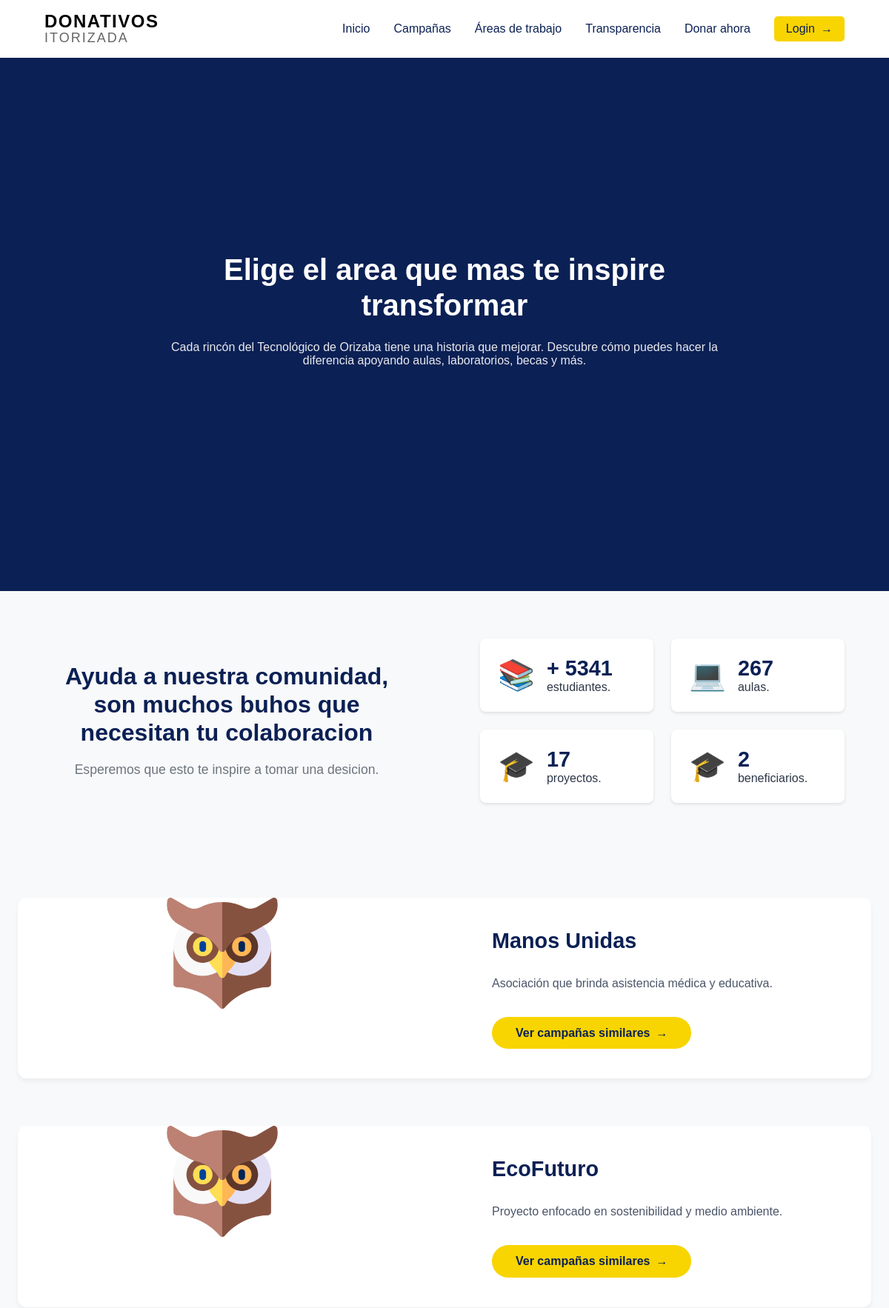
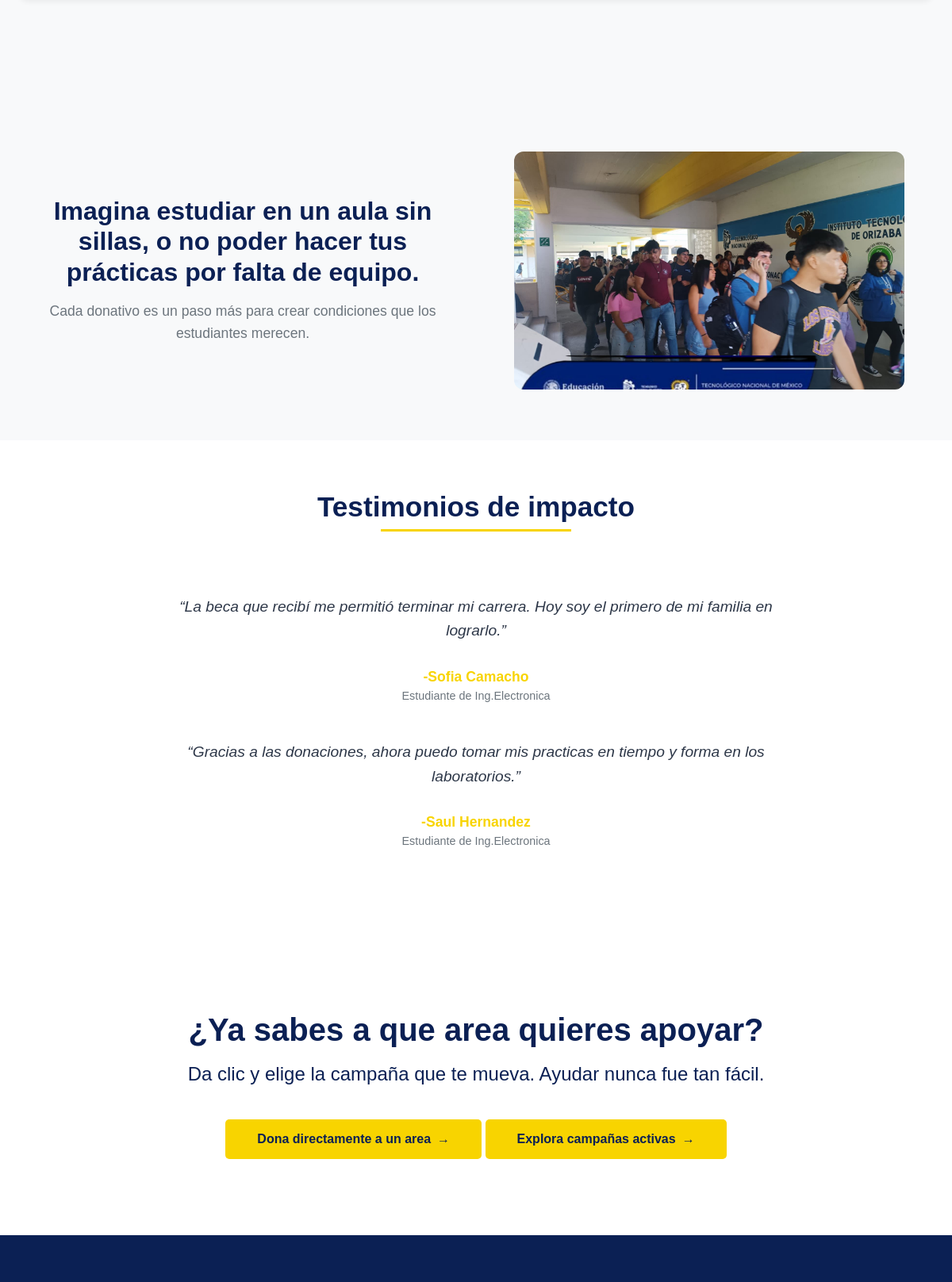
Page /view/areasapoyo.php (upper part) on the committed database (2 pictures, top to bottom).
### tables this page shows
CREATE TABLE Beneficiario(
nIdBeneficiario SMALLINT NOT NULL AUTO_INCREMENT,
sName VARCHAR (50) NOT NULL,
sDescription VARCHAR (250) NOT NULL,
nIdProyecto SMALLINT NOT NULL,
FOREIGN KEY (nIdProyecto) REFERENCES Proyecto(nIdProyecto),
PRIMARY KEY (nIdBeneficiario)
);

### model/Proyecto.php (called while the page is built, shortened)
<?php
include_once("AccesoDatos.php");
class Proyecto{
    public function readAll(){
        $oAccesoDatos = new AccesoDatos();
        $arrProyectos = [];
        $nCount = 0;
        if ($oAccesoDatos->conectar()) {
            $sQuery = "SELECT p.nIdProyecto, p.sTitle, p.sDescription, p.aPhoto, p.nIdUsuario FROM Proyecto p";
            $arrRS = $oAccesoDatos->consulta($sQuery);
            if ($arrRS && count($arrRS) > 0) {
                foreach ($arrRS as $aLinea) {
                    $oProyecto = new Proyecto();
                    $oProyecto->setnIdProyecto($aLinea[0]);
                    $oProyecto->setsTitle($aLinea[1]);
                    $oProyecto->setsDescription($aLinea[2]);
                    $oProyecto->setaPhoto($aLinea[3]);
                    $oProyecto->setnIdUsuario($aLinea[4]);
                    $arrProyectos[$nCount] = $oProyecto;
                    $nCount++;
                }
            }
        }
        return $arrProyectos;
    }
}
?>

### model/AccesoDatos.php (called while the page is built, shortened)
<?php
class AccesoDatos{
    private $oConexion = null;
    private $sDBname = "ong_ito";
    private $sHost = "localhost";
    private $sUser = "administrador";
    private $sPassword = "administrador";
    function conectar(){
        $bRet = false;
        try{
            $this->oConexion = new PDO(
                "mysql:host=" . $this->sHost . ";dbname=" . $this->sDBname,
                $this->sUser,
                $this->sPassword,
                array(PDO::MYSQL_ATTR_INIT_COMMAND => "SET NAMES 'UTF8'")
            );
                        $bRet = true;
        }catch(Exception $e){
            throw $e;
        }
        return $bRet;
    }
    function consulta($psConsulta){
        $arrRS = [];
        $rst = null;
        try {
            $rst = $this->oConexion->query($psConsulta);
        } catch (Exception $e) {
            throw $e;
        }
        if ($rst) {
            $i = 0;
            foreach ($rst as $oLinea) {
                $j = 0;
                foreach ($oLinea as $llave => $sValCol) {
                    if (is_string($llave)) {
                        $arrRS[$i][$j] = $sValCol;
                        $j++;
                    }
                }
                $i++;
            }
        }
        return $arrRS;
    }
    function desconectar(){
        $bRet = true;
        if($this -> oConexion != null){
            $this -> oConexion = null;
        }
        return $bRet;
    }
}
?>

### model/Beneficiario.php (called while the page is built, shortened)
<?php
include_once("AccesoDatos.php");
class Beneficiario{
    private $sName = "";
    private $sDescription = "";
    public function setsName($sName){
        $this -> sName = $sName;
    }
    public function setsDescription($sDescription){
        $this -> sDescription = $sDescription;
    }
    public function getsName(){
        return $this -> sName;
    }
    public function getsDescription(){
        return $this -> sDescription;
    }
    public function getAll() {
        $oAccesoDatos = new AccesoDatos();
        $arrBenefactores = [];
        $nCount = 0;
        try {
            if ($oAccesoDatos->conectar()) {
                $sQuery = "SELECT b.nIdBeneficiario, b.sName, b.sDescription, p.sTitle FROM beneficiario b
                INNER JOIN proyecto p where b.nIdProyecto=p.nIdProyecto;
                ";
                $arrRS = $oAccesoDatos->consulta($sQuery);
                if ($arrRS) {
                    foreach ($arrRS as $fila) {
                        $oBenefactor = new Beneficiario();
                        $oBenefactor->setnIdBenefactor($fila[0]);
                        $oBenefactor->setsName($fila[1]);
                        $oBenefactor->setsDescription($fila[2]);
                        $oBenefactor->setsNameProyecto($fila[3]);
                        $arrBenefactores[$nCount] = $oBenefactor;
                        $nCount++;
                    }
                }
            }
        } catch (Exception $e) {
            throw $e;
        }
        return $arrBenefactores;
    }
}
?>

### controller/benefactoresController.php (the view)
<?php
    include_once("../model/Beneficiario.php");
    $oBenefactor = new Beneficiario();
    $arrBenefactores = $oBenefactor -> getAll();
    if($arrBenefactores!=null){
    foreach($arrBenefactores as $benefactor){
?>
    <div class="areas-grid">
            <div class="area-imagen">
                <img src="media/buho.png" alt="Estudiantes en laboratorio">
            </div>
            <div class="area-content">
                <h2 class="area-titulo"><?php echo $benefactor -> getsName() ; ?></h2>
                <p class="area-texto">
                <?php echo $benefactor -> getsDescription() ; ?>
                </p>
                <a href="campanas.php" class="area-boton">Ver campañas similares</a>
            </div>
        </div>
<?php
    }
}
?>

### view/areasapoyo.php (shortened to what this page needs)
<?php
$customStyles = '<link rel="stylesheet" href="../view/css/vistas/areasapoyo.css">';
include_once("modules/navbar.php");
include_once("modules/hero.php");
$tituloPagina = "Elige el area que mas te inspire transformar";
$subtituloPagina = "Cada rincón del Tecnológico de Orizaba tiene una historia que mejorar.
Descubre cómo puedes hacer la diferencia apoyando aulas, laboratorios, becas y más.";
mostrarHero($tituloPagina, $subtituloPagina, );
?>
<section class="apoyo-seccion">
    <div class="apoyo-contenedor">
        <div class="dos-columna-apoyo">
            <div class="texto-columna-apoyo">
                <h2 class="titulo-principal-apoyo">Ayuda a nuestra comunidad, son muchos buhos que necesitan tu
                    colaboracion</h2>
                <p class="subtitulo-apoyo">Esperemos que esto te inspire a tomar una desicion.</p>
            </div>
            <?php
                include_once("../model/Proyecto.php");
                include_once("../model/Beneficiario.php");
                $oProyecto = new Proyecto();
                $oBenefactor = new Beneficiario();
                $nAmountProyectos = count($oProyecto->readAll());
                $nAmountBenefactores = count($oBenefactor->getAll());
            ?>
            <div class="columna-apoyos">
                <div class="apoyo-item">
                    <div class="apoyo-icono">📚</div>
                    <div class="stat-content">
                        <span class="apoyo-numero">+ 5341</span>
                        <p class="apoyo-descripcion">estudiantes.</p>
                    </div>
                </div>
                <div class="apoyo-item">
                    <div class="apoyo-icono">💻</div>
                    <div class="stat-content">
                        <span class="apoyo-numero">267</span>
                        <p class="apoyo-descripcion">aulas.</p>
                    </div>
                </div>
                <div class="apoyo-item">
                    <div class="apoyo-icono">🎓</div>
                    <div class="stat-content">
                        <span class="apoyo-numero"><?php echo $nAmountProyectos;?></span>
                        <p class="apoyo-descripcion">proyectos.
                        </p>
                    </div>
                </div>
                <div class="apoyo-item">
                    <div class="apoyo-icono">🎓</div>
                    <div class="stat-content">
                        <span class="apoyo-numero"><?php echo $nAmountBenefactores;?></span>
                        <p class="apoyo-descripcion">beneficiarios.
                        </p>
                    </div>
                </div>
            </div>
        </div>
    </div>
</section>
<section class="seccion-areas-apoyo">
    <div class="areas-contenedor">
    <?php
    include("../controller/benefactoresController.php");
    ?>
    </div>
</section>
<section class="interrogante-seccion">
    <div class="interrogante-contenedor">
        <div class="dos-columna-interrogante">
            <div class="texto-columna-interrogante">
                <h2 class="titulo-principal-interrogante">Imagina estudiar en un aula sin sillas, o no poder hacer tus
                    prácticas por falta de equipo.</h2>
                <p class="subtitulo-interrogante">Cada donativo es un paso más para crear condiciones que los
                    estudiantes merecen.</p>
            </div>
            <div class="columna-imagen">
                <img src="media/porque.jpg" alt="Estudiantes en laboratorio">
            </div>
        </div>
    </div>
</section>
<section class="mini-testimonios-impacto">
    <div class="mini-testimonios-contenedor">
        <h2 class="mini-testimonios-titulo">Testimonios de impacto</h2>
        <p class="mini-testimonio-frase">“La beca que recibí me permitió terminar mi carrera. Hoy soy el primero de mi
            familia en lograrlo.”</p>
        <p class="mini-testimonio-persona">-Sofia Camacho</p>
        <small>Estudiante de Ing.Electronica</small>
        <p class="mini-testimonio-frase">“Gracias a las donaciones, ahora puedo tomar mis practicas en tiempo y forma en
            los laboratorios.”</p>
        <p class="mini-testimonio-persona">-Saul Hernandez</p>
        <small>Estudiante de Ing.Electronica</small>
    </div>
</section>
<section class="desicion-seccion">
    <div class="desicion-contenedor">
        <div class="desicion-content">
            <h2 class="desicion-titulo">¿Ya sabes a que area quieres apoyar?</h2>
            <p class="desicion-subtitulo">Da clic y elige la campaña que te mueva. Ayudar nunca fue tan fácil.</p>
            <a href="iniciarsesion.php" class="desicion-boton">Dona directamente a un area</a>
            <a href="campanas.php" class="desicion-boton">Explora campañas activas</a>
        </div>
    </div>
</section>
<?php
include_once("modules/footer.php");
?>

### view/modules/navbar.php
<nav class="navbar">
    <div class="navbar-logo">
        <span class="logo-line1">DONATIVOS</span>
        <span class="logo-line2">ITORIZADA</span>
    </div>
    <div class="nav-links">
        <a href="../index.php" class="nav-link">Inicio</a>
        <a href="campanas.php" class="nav-link">Campañas</a>
        <a href="areasapoyo.php" class="nav-link">Áreas de trabajo</a>
        <a href="transparencia.php" class="nav-link">Transparencia</a>
        <a href="D1_Area.php" class="nav-link">Donar ahora</a>
        <a href="iniciarsesion.php" class="nav-link login-link">Login</a>
    </div>
</nav>

### view/modules/hero.php (shortened to what this page needs)
<?php
function mostrarHero($titulo, $subtitulo, $boton = "")
{
    ?>
    <section class="hero">
        <div class="hero-contenido">
            <h1 class="hero-titulo">
                <?php echo htmlspecialchars($titulo); ?>
            </h1>
            <p class="hero-subtitulo">
                <?php echo htmlspecialchars($subtitulo); ?>
            </p>
        </div>
    </section>
    <?php
}
?>

### view/modules/footer.php (shortened to what this page needs)
<footer class="principal-footer">
</footer>
</body>
</html>

### view/css/vistas/areasapoyo.css (style rules this page uses)
.apoyo-seccion { padding: 4rem 5%; background: #f8f9fa; }
.apoyo-contenedor { max-width: 1200px; margin: 0 auto; }
.dos-columna-apoyo { display: flex; gap: 4rem; align-items: center; }
.texto-columna-apoyo { flex: 1; padding-right: 2rem; }
.titulo-principal-apoyo { font-size: 2rem; color: #0B2054; margin-bottom: 1rem; line-height: 1.2; text-align: center; }
.subtitulo-apoyo { color: #6c757d; font-size: 1.1rem; line-height: 1.6; text-align: center; }
.columna-apoyos { flex: 1; display: grid; grid-template-columns: repeat(2, 1fr); gap: 1.5rem; }
.apoyo-item { background: white; padding: 1.5rem; border-radius: 8px; box-shadow: 0 2px 4px rgba(0, 0, 0, 0.1); display: flex; align-items: center; gap: 1rem; }
.apoyo-icono { font-size: 2.5rem; color: #F8D400; }
.apoyo-numero { color: #0B2054; font-size: 1.8rem; font-weight: 700; }
.apoyo-descripcion { color: #2d3748; font-size: 1rem; }
.seccion-areas-apoyo { padding: 4rem 1.5rem; background-color: #f8f9fa; }
.areas-contenedor { max-width: 1200px; margin: 0 auto; }
.areas-grid { display: grid; grid-template-columns: 1fr 1fr; gap: 3rem; margin-bottom: 4rem; background: white; border-radius: 12px; box-shadow: 0 4px 6px rgba(0, 0, 0, 0.05); transition: transform 0.3s ease; }
.area-imagen { position: relative; overflow: hidden; border-radius: 12px 0 0 12px; }
.area-imagen img { width: auto; height: 150px; object-fit: contain; display: block; margin: 0 auto; }
.area-content { padding: 2.5rem; display: flex; flex-direction: column; justify-content: center; }
.area-titulo { color: #0B2054; font-size: 1.8rem; margin-bottom: 1.5rem; line-height: 1.3; }
.area-texto { color: #4a5568; line-height: 1.7; margin-bottom: 2rem; }
.area-boton { align-self: flex-start; background-color: #F8D400; color: #0B2054; padding: 0.8rem 2rem; border-radius: 25px; text-decoration: none; font-weight: 600; transition: all 0.3s ease; display: inline-flex; align-items: center; gap: 0.5rem; }
.area-boton::after { content: '→'; transition: transform 0.3s ease; }
.interrogante-seccion { padding: 4rem 5%; background: #f8f9fa; }
.interrogante-contenedor { max-width: 1200px; margin: 0 auto; }
.dos-columna-interrogante { display: flex; gap: 4rem; align-items: center; }
.texto-columna-interrogante { flex: 1; padding-right: 2rem; }
.titulo-principal-interrogante { font-size: 2rem; color: #0B2054; margin-bottom: 1rem; line-height: 1.2; text-align: center; }
.subtitulo-interrogante { color: #6c757d; font-size: 1.1rem; line-height: 1.6; text-align: center; }
.columna-imagen { flex: 1; position: relative; overflow: hidden; border-radius: 12px; height: 300px; }
.columna-imagen img { width: 100%; height: 100%; object-fit: cover; object-position: center; }
.mini-testimonios-impacto { padding: 4rem 1.5rem; background-color: #ffffff; }
.mini-testimonios-contenedor { max-width: 1200px; margin: 0 auto; text-align: center; }
.mini-testimonios-titulo { color: #0B2054; font-size: 2.2rem; margin-bottom: 3rem; position: relative; display: inline-block; }
.mini-testimonios-titulo::after { content: ''; display: block; width: 60%; height: 3px; background: #F8D400; margin: 0.5rem auto 0; }
.mini-testimonio-frase { color: #2d3748; font-size: 1.2rem; line-height: 1.6; max-width: 800px; margin: 2rem auto; font-style: italic; }
.mini-testimonio-persona { color: #F8D400; font-weight: 600; margin: 1rem 0 0.3rem; font-size: 1.1rem; }
.mini-testimonios-contenedor small { color: #6c757d; display: block; margin-bottom: 3rem; font-size: 0.9rem; }
.desicion-seccion { padding: 6rem 5%; background-color: #FFFFFF; text-align: center; }
.desicion-contenedor { max-width: 1200px; margin: 0 auto; }
.desicion-titulo { color: #0B2054; font-size: 2.5rem; margin-bottom: 1rem; }
.desicion-subtitulo { color: #0B2054; font-size: 1.5rem; line-height: 1.4; margin-bottom: 2.5rem; }
.desicion-boton { display: inline-flex; align-items: center; gap: 0.5rem; background-color: #F8D400; color: #0B2054; padding: 1rem 2.5rem; border-radius: 5px; text-decoration: none; font-weight: 700; transition: all 0.3s ease; }
.desicion-boton::after { content: '→'; transition: transform 0.3s ease; }

### view/css/componentes/hero.css (style rules this page uses)
.hero { background-color: #0B2054; padding: 6rem 5%; min-height: 90vh; display: flex; align-items: center; }
.hero-contenido { max-width: 800px; margin: 0 auto; text-align: center; color: white; }
.hero-titulo { font-size: 2.5rem; line-height: 1.2; margin-bottom: 1.5rem; font-weight: 700; }
.hero-subtitulo { font-size: 1rem; margin-bottom: 2.5rem; opacity: 0.9; }

### rows in the picture
beneficiario: sName "Manos Unidas", sDescription "Asociación que brinda asistencia médica y educativa."
beneficiario: sName "EcoFuturo", sDescription "Proyecto enfocado en sostenibilidad y medio ambiente."

### other values in the picture
$titulo "Elige el area que mas te inspire transformar"
$subtitulo "Cada rincón del Tecnológico de Orizaba tiene una historia que mejorar. Descubre cómo puedes hacer la diferencia apoyando aulas, laboratorios, becas y más."
$nAmountProyectos "17"
$nAmountBenefactores "2"
